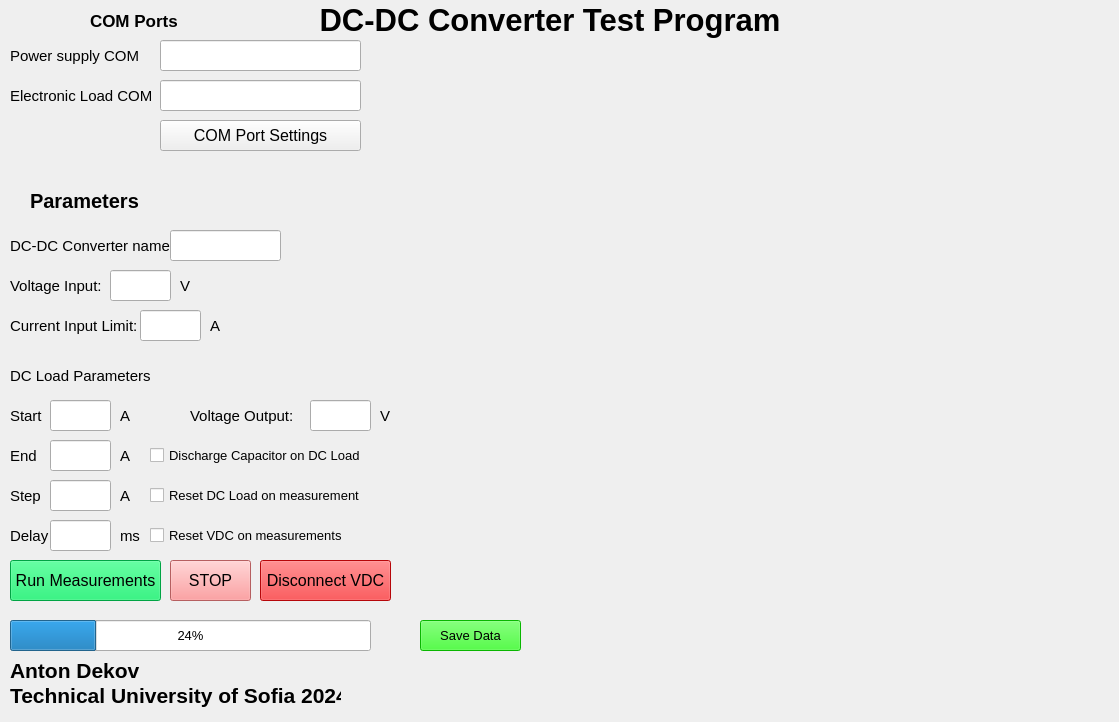
<?xml version="1.0" encoding="UTF-8"?>
<ui version="4.0">
 <class>DC_Con_TP</class>
 <widget class="QMainWindow" name="DC_Con_TP">
  <property name="geometry">
   <rect>
    <x>0</x>
    <y>0</y>
    <width>1119</width>
    <height>722</height>
   </rect>
  </property>
  <property name="font">
   <font>
    <pointsize>10</pointsize>
   </font>
  </property>
  <property name="windowTitle">
   <string>DC-DC Converter TP_1</string>
  </property>
  <widget class="QWidget" name="centralwidget">
   <widget class="QLabel" name="label">
    <property name="geometry">
     <rect>
      <x>300</x>
      <y>-10</y>
      <width>500</width>
      <height>60</height>
     </rect>
    </property>
    <property name="font">
     <font>
      <pointsize>23</pointsize>
      <bold>true</bold>
     </font>
    </property>
    <property name="text">
     <string>DC-DC Converter Test Program</string>
    </property>
    <property name="alignment">
     <set>Qt::AlignCenter</set>
    </property>
   </widget>
   <widget class="QLabel" name="label_2">
    <property name="geometry">
     <rect>
      <x>10</x>
      <y>40</y>
      <width>131</width>
      <height>31</height>
     </rect>
    </property>
    <property name="font">
     <font>
      <pointsize>11</pointsize>
     </font>
    </property>
    <property name="text">
     <string>Power supply COM</string>
    </property>
   </widget>
   <widget class="QLabel" name="label_3">
    <property name="geometry">
     <rect>
      <x>10</x>
      <y>80</y>
      <width>141</width>
      <height>31</height>
     </rect>
    </property>
    <property name="font">
     <font>
      <pointsize>11</pointsize>
     </font>
    </property>
    <property name="text">
     <string>Electronic Load COM</string>
    </property>
   </widget>
   <widget class="QLabel" name="label_4">
    <property name="geometry">
     <rect>
      <x>90</x>
      <y>10</y>
      <width>91</width>
      <height>21</height>
     </rect>
    </property>
    <property name="font">
     <font>
      <pointsize>13</pointsize>
      <bold>true</bold>
     </font>
    </property>
    <property name="text">
     <string>COM Ports</string>
    </property>
   </widget>
   <widget class="QLineEdit" name="VDClockedline">
    <property name="geometry">
     <rect>
      <x>160</x>
      <y>40</y>
      <width>201</width>
      <height>31</height>
     </rect>
    </property>
    <property name="font">
     <font>
      <pointsize>9</pointsize>
     </font>
    </property>
    <property name="readOnly">
     <bool>true</bool>
    </property>
   </widget>
   <widget class="QLineEdit" name="Dummylockedline">
    <property name="geometry">
     <rect>
      <x>160</x>
      <y>80</y>
      <width>201</width>
      <height>31</height>
     </rect>
    </property>
    <property name="font">
     <font>
      <pointsize>9</pointsize>
     </font>
    </property>
    <property name="readOnly">
     <bool>true</bool>
    </property>
   </widget>
   <widget class="QLabel" name="label_5">
    <property name="geometry">
     <rect>
      <x>10</x>
      <y>270</y>
      <width>101</width>
      <height>31</height>
     </rect>
    </property>
    <property name="font">
     <font>
      <pointsize>11</pointsize>
     </font>
    </property>
    <property name="text">
     <string>Voltage Input:</string>
    </property>
    <property name="alignment">
     <set>Qt::AlignLeading|Qt::AlignLeft|Qt::AlignVCenter</set>
    </property>
   </widget>
   <widget class="QLineEdit" name="Vin">
    <property name="geometry">
     <rect>
      <x>110</x>
      <y>270</y>
      <width>61</width>
      <height>31</height>
     </rect>
    </property>
    <property name="font">
     <font>
      <pointsize>11</pointsize>
     </font>
    </property>
   </widget>
   <widget class="QLabel" name="label_6">
    <property name="geometry">
     <rect>
      <x>30</x>
      <y>190</y>
      <width>111</width>
      <height>21</height>
     </rect>
    </property>
    <property name="font">
     <font>
      <pointsize>15</pointsize>
      <bold>true</bold>
     </font>
    </property>
    <property name="text">
     <string>Parameters</string>
    </property>
   </widget>
   <widget class="QLabel" name="label_7">
    <property name="geometry">
     <rect>
      <x>10</x>
      <y>360</y>
      <width>151</width>
      <height>31</height>
     </rect>
    </property>
    <property name="font">
     <font>
      <pointsize>11</pointsize>
     </font>
    </property>
    <property name="text">
     <string>DC Load Parameters</string>
    </property>
    <property name="alignment">
     <set>Qt::AlignLeading|Qt::AlignLeft|Qt::AlignVCenter</set>
    </property>
   </widget>
   <widget class="QLabel" name="label_8">
    <property name="geometry">
     <rect>
      <x>10</x>
      <y>400</y>
      <width>41</width>
      <height>31</height>
     </rect>
    </property>
    <property name="font">
     <font>
      <pointsize>11</pointsize>
     </font>
    </property>
    <property name="text">
     <string>Start</string>
    </property>
    <property name="alignment">
     <set>Qt::AlignLeading|Qt::AlignLeft|Qt::AlignVCenter</set>
    </property>
   </widget>
   <widget class="QLineEdit" name="CurStart">
    <property name="geometry">
     <rect>
      <x>50</x>
      <y>400</y>
      <width>61</width>
      <height>31</height>
     </rect>
    </property>
    <property name="font">
     <font>
      <pointsize>11</pointsize>
     </font>
    </property>
   </widget>
   <widget class="QLabel" name="label_9">
    <property name="geometry">
     <rect>
      <x>120</x>
      <y>400</y>
      <width>21</width>
      <height>31</height>
     </rect>
    </property>
    <property name="font">
     <font>
      <pointsize>11</pointsize>
     </font>
    </property>
    <property name="text">
     <string>A</string>
    </property>
    <property name="alignment">
     <set>Qt::AlignLeading|Qt::AlignLeft|Qt::AlignVCenter</set>
    </property>
   </widget>
   <widget class="QLabel" name="label_10">
    <property name="geometry">
     <rect>
      <x>180</x>
      <y>270</y>
      <width>21</width>
      <height>31</height>
     </rect>
    </property>
    <property name="font">
     <font>
      <pointsize>11</pointsize>
     </font>
    </property>
    <property name="text">
     <string>V</string>
    </property>
    <property name="alignment">
     <set>Qt::AlignLeading|Qt::AlignLeft|Qt::AlignVCenter</set>
    </property>
   </widget>
   <widget class="QLabel" name="label_11">
    <property name="geometry">
     <rect>
      <x>120</x>
      <y>440</y>
      <width>21</width>
      <height>31</height>
     </rect>
    </property>
    <property name="font">
     <font>
      <pointsize>11</pointsize>
     </font>
    </property>
    <property name="text">
     <string>A</string>
    </property>
    <property name="alignment">
     <set>Qt::AlignLeading|Qt::AlignLeft|Qt::AlignVCenter</set>
    </property>
   </widget>
   <widget class="QLabel" name="label_12">
    <property name="geometry">
     <rect>
      <x>10</x>
      <y>440</y>
      <width>41</width>
      <height>31</height>
     </rect>
    </property>
    <property name="font">
     <font>
      <pointsize>11</pointsize>
     </font>
    </property>
    <property name="text">
     <string>End</string>
    </property>
    <property name="alignment">
     <set>Qt::AlignLeading|Qt::AlignLeft|Qt::AlignVCenter</set>
    </property>
   </widget>
   <widget class="QLineEdit" name="Curend">
    <property name="geometry">
     <rect>
      <x>50</x>
      <y>440</y>
      <width>61</width>
      <height>31</height>
     </rect>
    </property>
    <property name="font">
     <font>
      <pointsize>11</pointsize>
     </font>
    </property>
   </widget>
   <widget class="QLabel" name="label_13">
    <property name="geometry">
     <rect>
      <x>120</x>
      <y>480</y>
      <width>21</width>
      <height>31</height>
     </rect>
    </property>
    <property name="font">
     <font>
      <pointsize>11</pointsize>
     </font>
    </property>
    <property name="text">
     <string>A</string>
    </property>
    <property name="alignment">
     <set>Qt::AlignLeading|Qt::AlignLeft|Qt::AlignVCenter</set>
    </property>
   </widget>
   <widget class="QLineEdit" name="CurStep">
    <property name="geometry">
     <rect>
      <x>50</x>
      <y>480</y>
      <width>61</width>
      <height>31</height>
     </rect>
    </property>
    <property name="font">
     <font>
      <pointsize>11</pointsize>
     </font>
    </property>
   </widget>
   <widget class="QLabel" name="label_14">
    <property name="geometry">
     <rect>
      <x>10</x>
      <y>480</y>
      <width>41</width>
      <height>31</height>
     </rect>
    </property>
    <property name="font">
     <font>
      <pointsize>11</pointsize>
     </font>
    </property>
    <property name="text">
     <string>Step</string>
    </property>
    <property name="alignment">
     <set>Qt::AlignLeading|Qt::AlignLeft|Qt::AlignVCenter</set>
    </property>
   </widget>
   <widget class="QLineEdit" name="Delay">
    <property name="geometry">
     <rect>
      <x>50</x>
      <y>520</y>
      <width>61</width>
      <height>31</height>
     </rect>
    </property>
    <property name="font">
     <font>
      <pointsize>11</pointsize>
     </font>
    </property>
    <property name="text">
     <string/>
    </property>
   </widget>
   <widget class="QLabel" name="label_15">
    <property name="geometry">
     <rect>
      <x>120</x>
      <y>520</y>
      <width>21</width>
      <height>31</height>
     </rect>
    </property>
    <property name="font">
     <font>
      <pointsize>11</pointsize>
     </font>
    </property>
    <property name="text">
     <string>ms</string>
    </property>
    <property name="alignment">
     <set>Qt::AlignLeading|Qt::AlignLeft|Qt::AlignVCenter</set>
    </property>
   </widget>
   <widget class="QLabel" name="label_16">
    <property name="geometry">
     <rect>
      <x>10</x>
      <y>520</y>
      <width>41</width>
      <height>31</height>
     </rect>
    </property>
    <property name="font">
     <font>
      <pointsize>11</pointsize>
     </font>
    </property>
    <property name="text">
     <string>Delay</string>
    </property>
    <property name="alignment">
     <set>Qt::AlignLeading|Qt::AlignLeft|Qt::AlignVCenter</set>
    </property>
   </widget>
   <widget class="QLabel" name="label_17">
    <property name="geometry">
     <rect>
      <x>10</x>
      <y>230</y>
      <width>161</width>
      <height>31</height>
     </rect>
    </property>
    <property name="font">
     <font>
      <pointsize>11</pointsize>
     </font>
    </property>
    <property name="text">
     <string>DC-DC Converter name</string>
    </property>
    <property name="alignment">
     <set>Qt::AlignLeading|Qt::AlignLeft|Qt::AlignVCenter</set>
    </property>
   </widget>
   <widget class="QLineEdit" name="Convertername">
    <property name="geometry">
     <rect>
      <x>170</x>
      <y>230</y>
      <width>111</width>
      <height>31</height>
     </rect>
    </property>
    <property name="font">
     <font>
      <pointsize>11</pointsize>
     </font>
    </property>
   </widget>
   <widget class="QPushButton" name="Run">
    <property name="geometry">
     <rect>
      <x>10</x>
      <y>560</y>
      <width>151</width>
      <height>41</height>
     </rect>
    </property>
    <property name="font">
     <font>
      <pointsize>12</pointsize>
     </font>
    </property>
    <property name="styleSheet">
     <string notr="true">background-color: rgb(0, 229, 95)</string>
    </property>
    <property name="text">
     <string>Run Measurements</string>
    </property>
   </widget>
   <widget class="QProgressBar" name="progressBar">
    <property name="geometry">
     <rect>
      <x>10</x>
      <y>620</y>
      <width>361</width>
      <height>31</height>
     </rect>
    </property>
    <property name="value">
     <number>24</number>
    </property>
   </widget>
   <widget class="QPushButton" name="COMSettings">
    <property name="geometry">
     <rect>
      <x>160</x>
      <y>120</y>
      <width>201</width>
      <height>31</height>
     </rect>
    </property>
    <property name="font">
     <font>
      <pointsize>12</pointsize>
     </font>
    </property>
    <property name="text">
     <string>COM Port Settings</string>
    </property>
   </widget>
   <widget class="QPushButton" name="Stopbutton">
    <property name="geometry">
     <rect>
      <x>170</x>
      <y>560</y>
      <width>81</width>
      <height>41</height>
     </rect>
    </property>
    <property name="font">
     <font>
      <pointsize>12</pointsize>
     </font>
    </property>
    <property name="styleSheet">
     <string notr="true">background-color: rgb(255, 133, 135)</string>
    </property>
    <property name="text">
     <string>STOP</string>
    </property>
   </widget>
   <widget class="QPushButton" name="Emergencystop">
    <property name="geometry">
     <rect>
      <x>260</x>
      <y>560</y>
      <width>131</width>
      <height>41</height>
     </rect>
    </property>
    <property name="font">
     <font>
      <pointsize>12</pointsize>
     </font>
    </property>
    <property name="styleSheet">
     <string notr="true">background-color: rgb(255, 8, 12)</string>
    </property>
    <property name="text">
     <string>Disconnect VDC</string>
    </property>
   </widget>
   <widget class="QLabel" name="label_18">
    <property name="geometry">
     <rect>
      <x>10</x>
      <y>660</y>
      <width>151</width>
      <height>21</height>
     </rect>
    </property>
    <property name="font">
     <font>
      <pointsize>16</pointsize>
      <bold>true</bold>
     </font>
    </property>
    <property name="text">
     <string>Anton Dekov </string>
    </property>
   </widget>
   <widget class="QLabel" name="label_19">
    <property name="geometry">
     <rect>
      <x>10</x>
      <y>680</y>
      <width>331</width>
      <height>31</height>
     </rect>
    </property>
    <property name="font">
     <font>
      <pointsize>16</pointsize>
      <bold>true</bold>
     </font>
    </property>
    <property name="text">
     <string>Technical University of Sofia 2024</string>
    </property>
   </widget>
   <widget class="QLabel" name="label_20">
    <property name="geometry">
     <rect>
      <x>10</x>
      <y>310</y>
      <width>131</width>
      <height>31</height>
     </rect>
    </property>
    <property name="font">
     <font>
      <pointsize>11</pointsize>
     </font>
    </property>
    <property name="text">
     <string>Current Input Limit:</string>
    </property>
    <property name="alignment">
     <set>Qt::AlignLeading|Qt::AlignLeft|Qt::AlignVCenter</set>
    </property>
   </widget>
   <widget class="QLineEdit" name="cstart">
    <property name="geometry">
     <rect>
      <x>140</x>
      <y>310</y>
      <width>61</width>
      <height>31</height>
     </rect>
    </property>
    <property name="font">
     <font>
      <pointsize>11</pointsize>
     </font>
    </property>
   </widget>
   <widget class="QLabel" name="label_21">
    <property name="geometry">
     <rect>
      <x>210</x>
      <y>310</y>
      <width>21</width>
      <height>31</height>
     </rect>
    </property>
    <property name="font">
     <font>
      <pointsize>11</pointsize>
     </font>
    </property>
    <property name="text">
     <string>A</string>
    </property>
    <property name="alignment">
     <set>Qt::AlignLeading|Qt::AlignLeft|Qt::AlignVCenter</set>
    </property>
   </widget>
   <widget class="QCheckBox" name="vdc_reset">
    <property name="geometry">
     <rect>
      <x>150</x>
      <y>520</y>
      <width>211</width>
      <height>31</height>
     </rect>
    </property>
    <property name="text">
     <string>Reset VDC on measurements</string>
    </property>
   </widget>
   <widget class="QCheckBox" name="Load_reset">
    <property name="geometry">
     <rect>
      <x>150</x>
      <y>480</y>
      <width>211</width>
      <height>31</height>
     </rect>
    </property>
    <property name="text">
     <string>Reset DC Load on measurement</string>
    </property>
   </widget>
   <widget class="QCheckBox" name="Discharge_cap">
    <property name="geometry">
     <rect>
      <x>150</x>
      <y>440</y>
      <width>211</width>
      <height>31</height>
     </rect>
    </property>
    <property name="text">
     <string>Discharge Capacitor on DC Load</string>
    </property>
   </widget>
   <widget class="QPushButton" name="save_button">
    <property name="geometry">
     <rect>
      <x>420</x>
      <y>620</y>
      <width>101</width>
      <height>31</height>
     </rect>
    </property>
    <property name="styleSheet">
     <string notr="true">background-color: rgb(13, 255, 0);
color: rgb(0, 0, 0);
font: 12pt &quot;Segoe UI&quot;;</string>
    </property>
    <property name="text">
     <string>Save Data</string>
    </property>
   </widget>
   <widget class="QWidget" name="verticalLayoutWidget">
    <property name="geometry">
     <rect>
      <x>410</x>
      <y>50</y>
      <width>691</width>
      <height>551</height>
     </rect>
    </property>
    <layout class="QVBoxLayout" name="verticalLayout">
     <item>
      <widget class="QWidget" name="PlotFrame" native="true"/>
     </item>
    </layout>
   </widget>
   <widget class="QLineEdit" name="CurStart_2">
    <property name="geometry">
     <rect>
      <x>310</x>
      <y>400</y>
      <width>61</width>
      <height>31</height>
     </rect>
    </property>
    <property name="font">
     <font>
      <pointsize>11</pointsize>
     </font>
    </property>
   </widget>
   <widget class="QLabel" name="label_22">
    <property name="geometry">
     <rect>
      <x>190</x>
      <y>400</y>
      <width>111</width>
      <height>31</height>
     </rect>
    </property>
    <property name="font">
     <font>
      <pointsize>11</pointsize>
     </font>
    </property>
    <property name="text">
     <string>Voltage Output:</string>
    </property>
    <property name="alignment">
     <set>Qt::AlignLeading|Qt::AlignLeft|Qt::AlignVCenter</set>
    </property>
   </widget>
   <widget class="QLabel" name="label_23">
    <property name="geometry">
     <rect>
      <x>380</x>
      <y>400</y>
      <width>21</width>
      <height>31</height>
     </rect>
    </property>
    <property name="font">
     <font>
      <pointsize>11</pointsize>
     </font>
    </property>
    <property name="text">
     <string>V</string>
    </property>
    <property name="alignment">
     <set>Qt::AlignLeading|Qt::AlignLeft|Qt::AlignVCenter</set>
    </property>
   </widget>
  </widget>
 </widget>
 <resources/>
 <connections/>
</ui>
